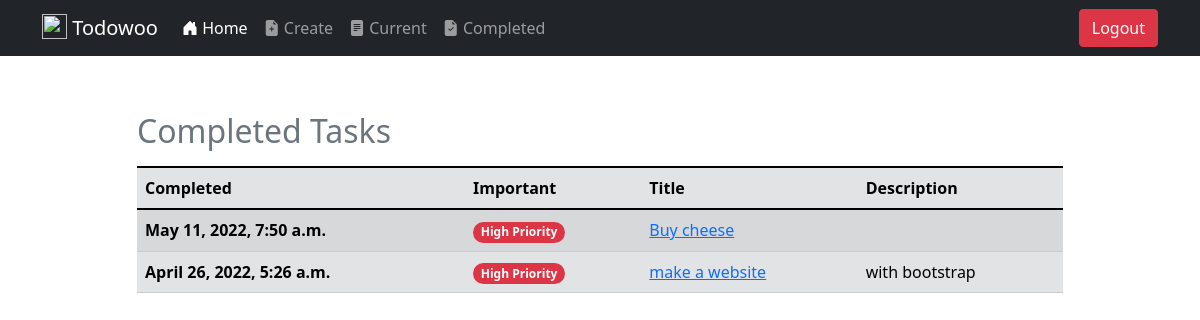
The app's page /completed/ (signed in) with its own data.
### todo/models.py (models this page shows, shortened)
class Todo(models.Model):
    title = models.CharField(max_length=100)
    description = models.TextField(blank=True)
    created = models.DateTimeField(auto_now_add=True)
    datecompleted = models.DateTimeField(null=True, blank=True)
    important = models.BooleanField(default=False)
    user = models.ForeignKey(User, on_delete=models.CASCADE)

### todo/views.py (the view)
# urls.py: path('completed/', views.completedtodos, name="completedtodos"),
@login_required
def completedtodos(request):
    todos = Todo.objects.filter(user=request.user, datecompleted__isnull=False).order_by('-datecompleted')
    return render(request, 'todo/completedtodos.html', {'todos': todos})

### todo/templates/todo/completedtodos.html
{% extends "todo/base.html" %}
{% load static %}
{% block content %}
<div class="row justify-content-center mt-5">
    <div class="col-md-10">
        <div class="table-responsive-md">
            <table class="table table-secondary table-striped table-hover caption-top">
                <caption><h2>Completed Tasks</h2></caption>
                <thead>
                    <tr>
                        <th scope="col">Completed</th>
                        <th scope="col">Important</th>
                        <th scope="col">Title</th>
                        <th scope="col">Description</th>
                    </tr>
                </thead>
                <tbody>
                    {% for todo in todos %}
                    <tr>
                        <th scope="row">{{ todo.datecompleted }}</th>
                        <td class="align-middle">{% if todo.important %}<span class="badge rounded-pill bg-danger">High Priority</span>{% else %}<span class="badge rounded-pill bg-secondary">Low Priority</span>{% endif %}</td>
                        <td><a href="{% url 'viewtodo' todo.id %}">{{ todo.title }}</a></td>
                        <td>{{ todo.description|truncatewords:15 }}</td>
                    </tr>
                    {% endfor %}
                </tbody>
            </table>
        </div>
    </div>
</div>
{% endblock %}}

### records on screen
Todo: datecompleted "May 11, 2022, 7:50 a.m.", important "High Priority", title "Buy cheese"
Todo: datecompleted "April 26, 2022, 5:26 a.m.", important "High Priority", title "make a website", description "with bootstrap"
